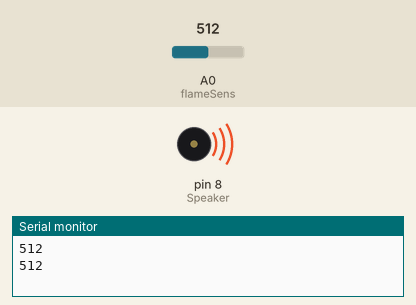
Recording of a sketch running on a simulated Arduino Uno, built with avr-gcc and run on an emulated ATmega328P. On the bench: buzzer (waves = sounding), the last lines printed to the serial monitor. The test bench sets the inputs (shaded band); at power-on: A0 (flameSens) = 512.

Above: at 1.2 s.
1.3 s: A0 (flameSens) set to 1012
3.4 s: A0 (flameSens) set to 1023
At 5.4 s:
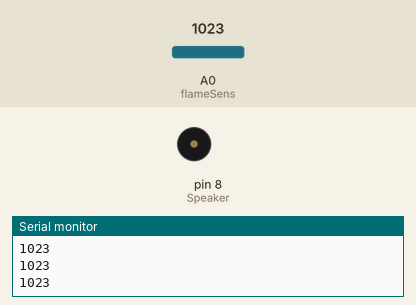
5.7 s: A0 (flameSens) set to 900
At 6.6 s:
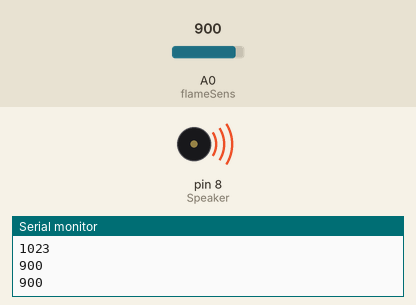
Timing chart, 0 to 13.2 s (numbered marks = the images above; inputs shaded):
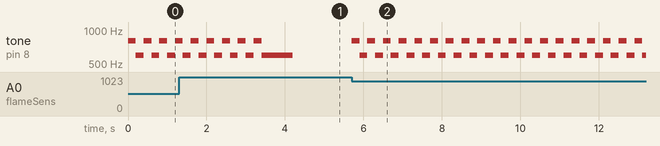

The sketch:

flameSensor.lnk.ino
```cpp
const int flameSens = A0; // affectation d'une varialble au pin A0
const int Speaker = 8;    // affectation d'une varialble au pin digital 8
int valeur_flame;

void setup() {
  Serial.begin(9600);
  pinMode(Speaker, OUTPUT);
  pinMode(flameSens, INPUT);
}

void loop() {
  valeur_flame = analogRead(flameSens);  // stokage de la valeur renvoyer par le pin A0 dans la variable valeur_flame

  if (valeur_flame < 1023)
  {
    tone(Speaker, 800 , 800);
    delay(200);
    tone(Speaker, 600 , 800);
    delay(200);
  }
  else
  {
    digitalWrite(Speaker , LOW);
  }

  Serial.println(valeur_flame);


}
```

Measured:
- the behaviour switches between 1022 and 1023 on A0 (flameSens) (found by bisection; images 0 and 1)
- after the input at 5.7 s, tone on pin 8 (Speaker): alternates 800 Hz for 0.20 s and 600 Hz for 0.20 s, starting at once
